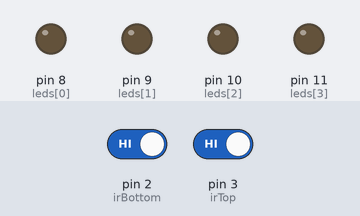
A sketch run on a simulated Arduino Uno, built with avr-gcc and run on an emulated ATmega328P. Parts: output pins drawn as LEDs (lit = HIGH). Dashed ring = blinking. Inputs (shaded band) come from the test bench; at power-on: pin 2 (irBottom) HIGH, pin 3 (irTop) HIGH.

Above: at 1.2 s.
1.3 s: pin 2 (irBottom) driven LOW
At 1.7 s:
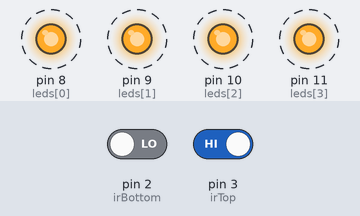
4.3 s: pin 2 (irBottom) driven HIGH
At 4.9 s:
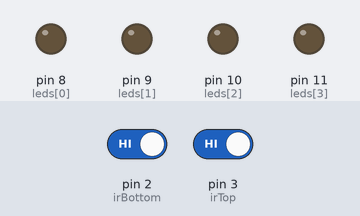
5.8 s: pin 3 (irTop) driven LOW
At 6.2 s:
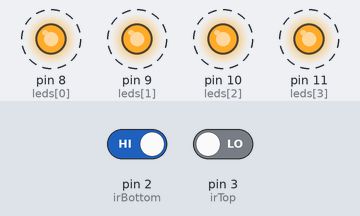
Timing chart, 0 to 14.8 s (numbered marks = the images above; inputs shaded):
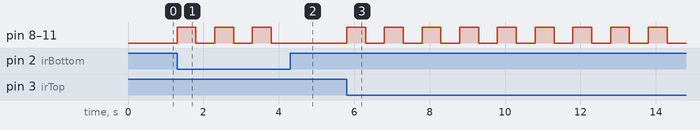

Measured:
- after the input at 1.3 s, pin 8 (leds[0]), pin 9 (leds[1]), pin 10 (leds[2]), pin 11 (leds[3]): alternates HIGH for 0.50 s and LOW for 0.50 s, starting at once
- after the input at 4.3 s, pin 8 (leds[0]), pin 9 (leds[1]), pin 10 (leds[2]), pin 11 (leds[3]): stays LOW (without the input it goes to HIGH after 0.00 s)
- after the input at 5.8 s, pin 8 (leds[0]), pin 9 (leds[1]), pin 10 (leds[2]), pin 11 (leds[3]): alternates HIGH for 0.50 s and LOW for 0.50 s, starting at once

The sketch:

Smart_Stair_Light.ino
```cpp
// (licence header left out)
// IR sensors toggle the LED strip ON/OFF
// IR Top Sensor  -> Pin 3
// IR Bottom Sensor -> Pin 2
// LED Strip (4 segments) -> Pins 8, 9, 10, 11

const int irTop = 3;          // Top IR sensor digital output pin
const int irBottom = 2;       // Bottom IR sensor digital output pin
const int leds[4] = {8, 9, 10, 11};  // LED strip segment pins

bool lightsOn = false;        // Stores current light state

void setup() {
  pinMode(irTop, INPUT);      // Configure top IR sensor pin as input
  pinMode(irBottom, INPUT);   // Configure bottom IR sensor pin as input

  // Configure LED pins as output and turn OFF initially
  for (int i = 0; i < 4; i++) {
    pinMode(leds[i], OUTPUT);
    digitalWrite(leds[i], LOW);
  }
}

void loop() {

  // IR sensor outputs LOW when an object/person is detected
  if (digitalRead(irTop) == LOW) {
    toggleLights();           // Toggle stair lights
    delay(500);               // Debounce delay to avoid multiple triggers
  }

  if (digitalRead(irBottom) == LOW) {
    toggleLights();           // Toggle stair lights
    delay(500);               // Debounce delay to avoid multiple triggers
  }
}

void toggleLights() {
  lightsOn = !lightsOn;       // Toggle current light state

  // Turn all LED segments ON or OFF based on lightsOn state
  for (int i = 0; i < 4; i++) {
    digitalWrite(leds[i], lightsOn ? HIGH : LOW);
  }
}
```
